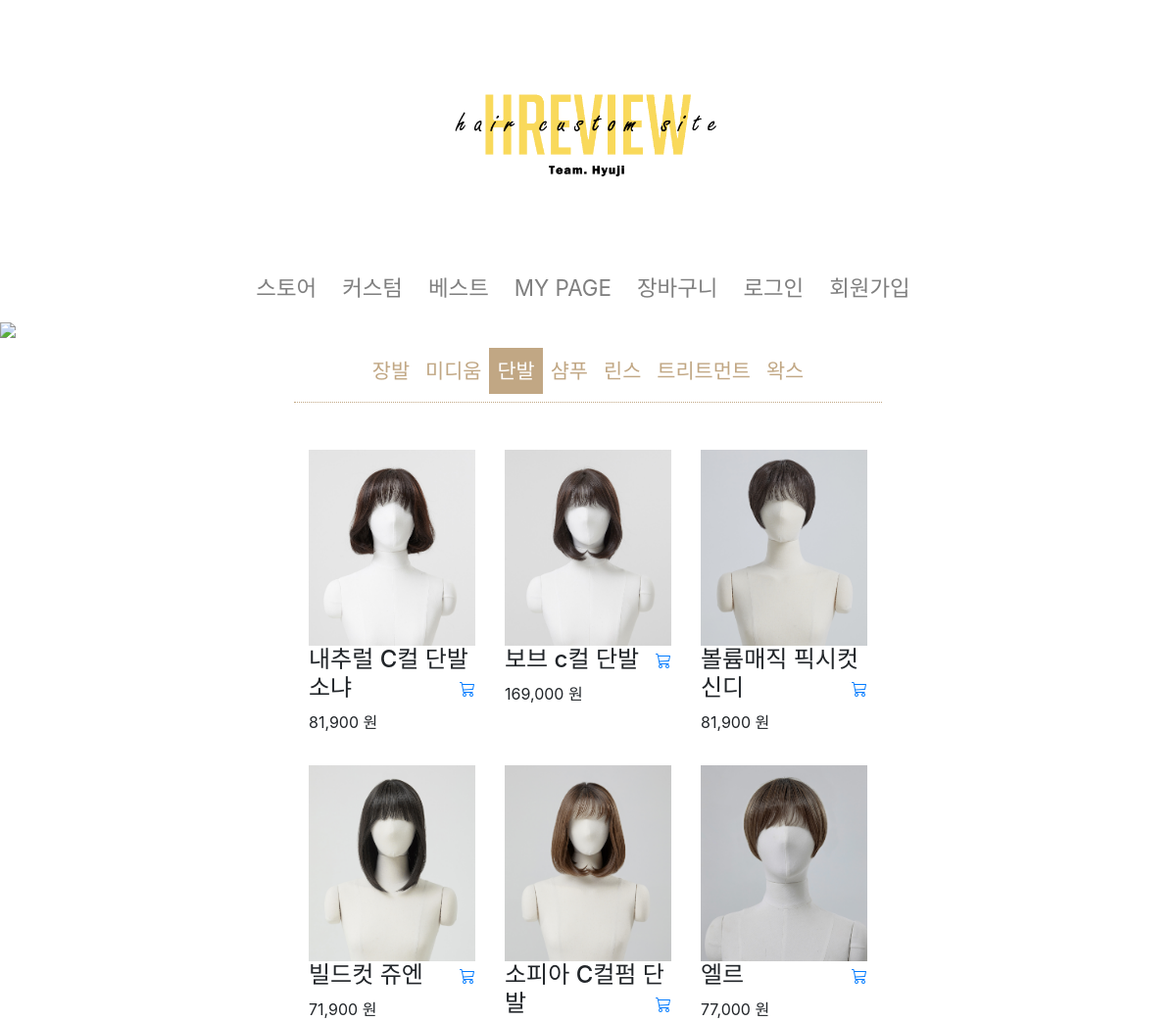
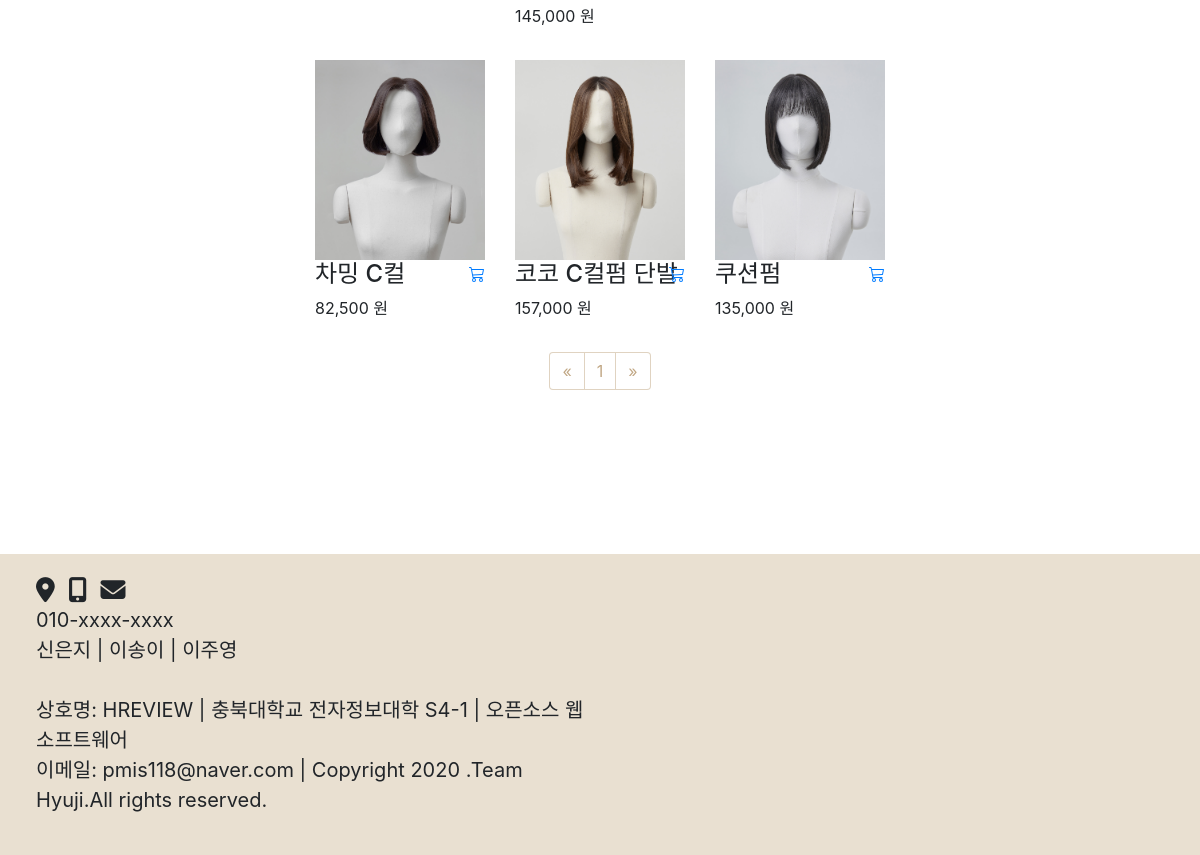
/hyuzi/store/product_list/3, run on the app's committed database (2 pictures, top to bottom).
### hyuzi/models.py (models this page shows, shortened)
class Product(models.Model):
    name = models.CharField(max_length=300, unique=True)
    category = models.ForeignKey(Category, on_delete=models.CASCADE)
    price = models.DecimalField(max_digits=10, decimal_places=0)
    sold = models.IntegerField(blank=True, null=True)
    image = models.ImageField(upload_to="image", blank=True)
    description = models.TextField(blank=True, null=True)
    slug = models.SlugField(max_length=200, unique=True)
    class Meta:
        ordering = ('name', )
        verbose_name = 'product'
        verbose_name_plural = 'products'

### hyuzi/views.py (the view)
# urls.py: path('store/product_list/<category_id>', views.product_list, name='category'),
def product_list(request, category_id):
    category = get_object_or_404(Category, id=category_id)
    product_all = Product.objects.filter(category_id=category).all()
    page_numbers_range = 9
    paginator = Paginator(product_all,page_numbers_range)
    page = request.GET.get('page')
    products = paginator.get_page(page)
    current_page = int(page) if page else 1
    start_index = int((current_page - 1) / page_numbers_range) * page_numbers_range
    end_index = start_index + page_numbers_range
    page_range = paginator.page_range[start_index:end_index]
    return render(request, 'hyuzi/product_list.html',{'product_all':product_all, 'category':category, 'products':products, 'page_range':page_range, 'paginator':paginator })

### hyuzi/context_processors.py (called while the page is built)
def counter(request):
    item_count = 0
    if 'admin' in request.path:
        return {}
    else:
        try:
            cart = Cart.objects.filter(cart_id = _cart_id(request))
            cart_items = CartItem.objects.all().filter(cart=cart[:1])
            for cart_item in cart_items:
                item_count += cart_item.quantity
        except ObjectDoesNotExist:
            item_count = 0
    return dict(item_count = item_count)

### hyuzi/views.py (called while the page is built)
def _cart_id(request):
    cart = request.session.session_key
    if not cart:
        cart = request.session.create()
    return cart

### hyuzi/templates/hyuzi/product_list.html (shortened to what this page needs)
{% extends 'base.html' %}
{% load static %}
{% load humanize %}
{% block content %}
<div>
    {% if category.name == '단발' %}
    <img src="{% static 'img/short-store-main.jpg' %}" width="1920px">
    {% endif %}
</div>
<nav class="navbar store-nav navbar-expand-lg">
  <div class="collapse navbar-collapse justify-content-center" id="navbarTogglerDemo01">
      <ul class="navbar-nav">
          {% if category.name == '장발' %}
          <li><a class="nav-item nav-link active" href="{% url 'category' 1 %}">장발</a></li>
          {% else %}
          <li><a class="nav-item nav-link" href="{% url 'category' 1 %}">장발</a></li>
          {% endif %}
          {% if category.name == '미디움' %}
          <li><a class="nav-item nav-link active" href="{% url 'category' 2 %}">미디움</a></li>
          {% else %}
          <li><a class="nav-item nav-link" href="{% url 'category' 2 %}">미디움</a></li>
          {% endif %}
          {% if category.name == '단발' %}
          <li><a class="nav-item nav-link active" href="{% url 'category' 3 %}">단발</a></li>
          {% else %}
          <li><a class="nav-item nav-link" href="{% url 'category' 3 %}">단발</a></li>
          {% endif %}
          {% if category.name == '샴푸' %}
          <li><a class="nav-item nav-link active" href="{% url 'category' 4 %}">샴푸</a></li>
          {% else %}
          <li><a class="nav-item nav-link" href="{% url 'category' 4 %}">샴푸</a></li>
          {% endif %}
          {% if category.name == '린스' %}
          <li><a class="nav-item nav-link active" href="{% url 'category' 5 %}">린스</a></li>
          {% else %}
          <li><a class="nav-item nav-link" href="{% url 'category' 5 %}">린스</a></li>
          {% endif %}
          {% if category.name == '트리트먼트' %}
          <li><a class="nav-item nav-link active" href="{% url 'category' 6 %}">트리트먼트</a></li>
          {% else %}
          <li><a class="nav-item nav-link" href="{% url 'category' 6 %}">트리트먼트</a></li>
          {% endif %}
          {% if category.name == '왁스' %}
          <li><a class="nav-item nav-link active" href="{% url 'category' 7 %}">왁스</a></li>
          {% else %}
          <li><a class="nav-item nav-link" href="{% url 'category' 7 %}">왁스</a></li>
          {% endif %}
      </ul>
  </div>
</nav>
<div class="container mt-5 pb-5" style="width: 50%">
    <div class="row portfolio-container" data-aos="fade-up" data-aos-delay="400">
            {% for product in products %}
                {% if product.category == category %}
                <div class="col-lg-4 col-md-6 portfolio-item filter-app">
                    <div class="portfolio-wrap">
                        {% if product.image %}
                      <img src="{{ product.image.url }}" class="img-fluid" alt="">
                        {% endif %}
                      <div class="portfolio-info">
                        <h4>{{ product.name }}</h4>
                        <p>{{ product.price|intcomma }} 원</p>
                        {% if user.is_authenticated %}
                          <a href="{% url 'add_cart' product.id %}"><svg class="bi bi-cart3" width="1em" height="1em" viewBox="0 0 16 16" fill="currentColor" xmlns="http://www.w3.org/2000/svg">
                            <path fill-rule="evenodd" d="M0 1.5A.5.5 0 0 1 .5 1H2a.5.5 0 0 1 .485.379L2.89 3H14.5a.5.5 0 0 1 .49.598l-1 5a.5.5 0 0 1-.465.401l-9.397.472L4.415 11H13a.5.5 0 0 1 0 1H4a.5.5 0 0 1-.491-.408L2.01 3.607 1.61 2H.5a.5.5 0 0 1-.5-.5zM3.102 4l.84 4.479 9.144-.459L13.89 4H3.102zM5 12a2 2 0 1 0 0 4 2 2 0 0 0 0-4zm7 0a2 2 0 1 0 0 4 2 2 0 0 0 0-4zm-7 1a1 1 0 1 0 0 2 1 1 0 0 0 0-2zm7 0a1 1 0 1 0 0 2 1 1 0 0 0 0-2z"/>
                          </svg></a>
                        {% else %}
                        <a onclick="alert('로그인이 필요한 기능입니다.')"; href="{% url 'login'%}"></a>
                        {% endif %}
                      </div>
                    </div>
                  </div>
                {% endif %}
            {% endfor %}
    </div>
    <nav aria-label="Page navigation example">
      <ul class="pagination justify-content-center">
          {% if products.has_previous %}
          <li class="page-item"> <a class="page-link" href="?page={{ products.previous_page_number }}"><span>&laquo;</span></a> </li>
          {% else %}
          <li class="page-item disabled"><a class="page-link" href="#"><span>&laquo;</span> </a> </li>
          {% endif %}
          {% for page in paginator.page_range %}
          <li {% if posts.number == page %} class="page-item active" {% endif %}>
            <a class="page-link" href="?page={{ page }}"><span>{{ page }}</span></a>
          </li>
          {% endfor %}
          {% if products.has_next %}
          <li class="page-item">
              <a class="page-link" href="?page={{ products.next_page_number }}">
                  <span>&raquo;</span>
              </a>
          </li>
          {% else %}
          <li class="page-item disabled">
              <a class="page-link" href="#">
                  <span>&raquo;</span>
              </a>
          </li>
          {% endif %}
      </ul>
    </nav>
</div>
{% endblock content %}

### hyuzi/templates/hyuzi/product_list.html (style rules this page uses)
div img { width: 100%; }
.portfolio-wrap svg.bi-cart3 { background : none; border: none; display: inline; position: relative; bottom: 70px; float: right; }
li.page-item.disabled a.page-link { border: 1px solid rgba(193,167,132,0.5); text-decoration: none; color: #c1a784; }
a.page-link { border: 1px solid rgba(193,167,132,0.5); text-decoration: none; color: #c1a784; }
.store-nav { margin: 0% 25% 0% 25%; border-bottom: 1px dotted #c1a784; }
.store-nav .nav-link { text-decoration: none; color: #c1a784; font-size: 1.3em; }
.store-nav .nav-link.active { text-decoration: noen; padding: 8px; vertical-align: center; font-size: 1.3em; background-color: rgba(193,167,132); color: #ffffff; }

### data on the page
Product: image (picture), name "내추럴 C컬 단발 소냐", price "81,900"
Product: image (picture), name "보브 c컬 단발", price "169,000"
Product: image (picture), name "볼륨매직 픽시컷 신디", price "81,900"
Product: image (picture), name "빌드컷 쥬엔", price "71,900"
Product: image (picture), name "소피아 C컬펌 단발", price "145,000"
Product: image (picture), name "엘르", price "77,000"
Product: image (picture), name "차밍 C컬", price "82,500"
Product: image (picture), name "코코 C컬펌 단발", price "157,000"
Product: image (picture), name "쿠션펌", price "135,000"

### other printed values
{{ page }} "1"
